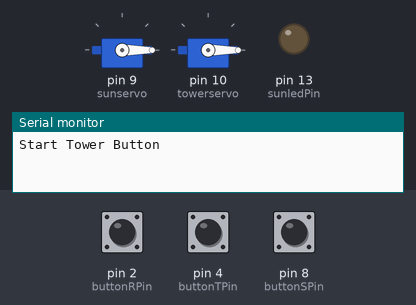
Simulated run of this sketch. Board: Arduino Uno, built with avr-gcc and run on an emulated ATmega328P. Parts: 2 × servo, output pins drawn as LEDs (lit = HIGH), the last lines printed to the serial monitor. The inputs (shaded band) are chosen by the test bench; at power-on: pin 4 (buttonTPin) LOW, pin 8 (buttonSPin) LOW, pin 2 (buttonRPin) LOW.

Above: at 1.2 s.
1.3 s: pin 4 (buttonTPin) pulled HIGH for 0.15 s
At 2.6 s:
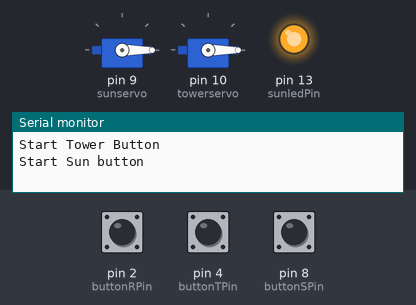
2.9 s: pin 8 (buttonSPin) pulled HIGH for 0.15 s
At 2.97 s:
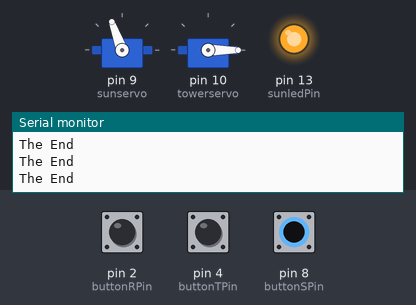
4.5 s: pin 8 (buttonSPin) pulled HIGH for 3.2 s
At 8.8 s:
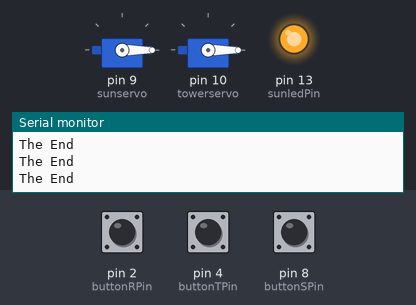
10.7 s: pin 4 (buttonTPin) pulled HIGH for 3.2 s
At 11.5 s:
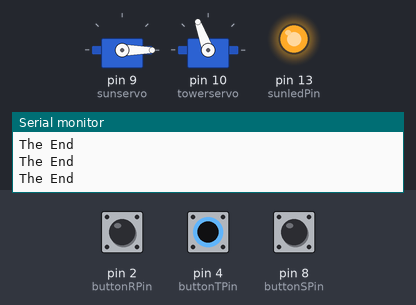
15.4 s: pin 4 (buttonTPin) driven HIGH and pin 8 (buttonSPin) driven HIGH
At 15.7 s:
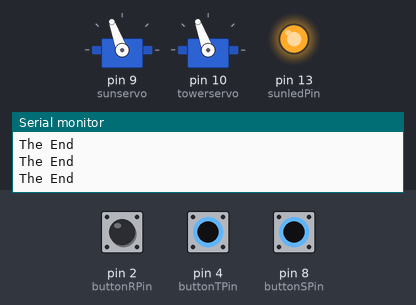
16.9 s: pin 2 (buttonRPin) pulled HIGH for 0.15 s
Timing chart, 0 to 19.5 s (numbered marks = the images above; inputs shaded):
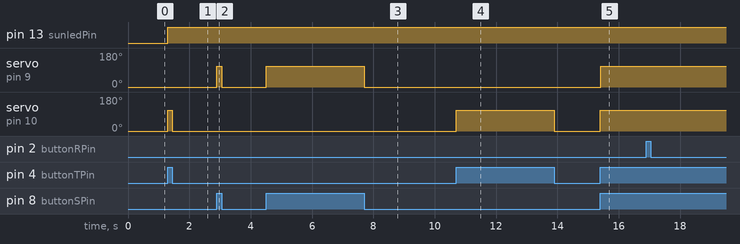

Measured:
- after the input at 1.3 s, pin 13 (sunledPin): LOW → HIGH at once; servo on pin 10 (towerservo): 0° → 110° at once, → 0° 0.15 s later
- after the input at 2.9 s, servo on pin 9 (sunservo): 0° → 110° at once, → 0° 0.16 s later
- after the input at 4.5 s, servo on pin 9 (sunservo): 0° → 110° at once, → 0° 3.2 s later
- after the input at 10.7 s, servo on pin 10 (towerservo): 0° → 110° at once, → 0° 3.2 s later
- after the input at 15.4 s, servo on pin 9 (sunservo), servo on pin 10 (towerservo): 0° → 110° at once

The sketch:

Final_Project_beta.ino
```cpp
//Add 2 button features (completed)
//Placeholder comment
//Add a light feature, where the button on the sun can only activate once the other servo interacts with something (no clue on the work around as of now)
//Try to brainstorm and improve on current code

//Servo set-up
#include <Servo.h>
Servo towerservo;  //creates a servo variable for the tower
Servo sunservo;    //creates a servo variable for the sun

//Pin number for the led
const int sunledPin = 13;

//Tower button set-up
const int buttonTPin = 4;  //Placeholder pin number
int buttonTState = 0;
int prevButtonTState = 0;
bool T = false;

//Sun button set-up
const int buttonSPin = 8;  //Placeholder pin number
int buttonSState = 0;
int prevButtonSState = 0;
bool S = false;

//Servo counter setup


//Tower button set-up
const int buttonRPin = 2;  //Placeholder pin number
int buttonRState = 0;
int prevButtonRState = 0;
bool R = false;

void setup() {
  sunservo.attach(9);
  towerservo.attach(10);
  pinMode(buttonRPin, INPUT);
  pinMode(buttonTPin, INPUT);
  pinMode(buttonSPin, INPUT);
  pinMode(sunledPin, OUTPUT);
  Serial.begin(9600);
  Serial.println("Start Tower Button");
  towerservo.write(0);
  sunservo.write(0);
}

void loop() {
  buttonTState = digitalRead(buttonTPin);

  //Read Tower Button
  if (buttonTState != prevButtonTState) {
    if (buttonTState == HIGH) {
      T = true;
      towerservo.write(110);
      Serial.println("Start Sun button");
    } else {
      towerservo.write(0);
    }
  }

  //if tower button is true, read the sun button
  if (T == true) {
    digitalWrite(sunledPin, HIGH);
    buttonSState = digitalRead(buttonSPin);
    if (buttonSState != prevButtonSState) {
      if (buttonSState == HIGH) {
        S = true;
        sunservo.write(110);
        Serial.println("Start Sun button");
      } else {
        sunservo.write(0);
      }
    }
  }

  if (S == true) {
    Serial.println("The End");
  }

  if (T == true && S == true) {
   buttonRState = digitalRead(buttonRPin);
    if (buttonRState != prevButtonRState) {
      if (buttonRState == HIGH) {
        R == true;
        S == false;
        digitalWrite(sunledPin, LOW);
      }
    }
  }

  prevButtonTState = buttonTState;
  prevButtonSState = buttonSState;
  prevButtonRState = buttonRState;
}

//Practice for the counter code
```
